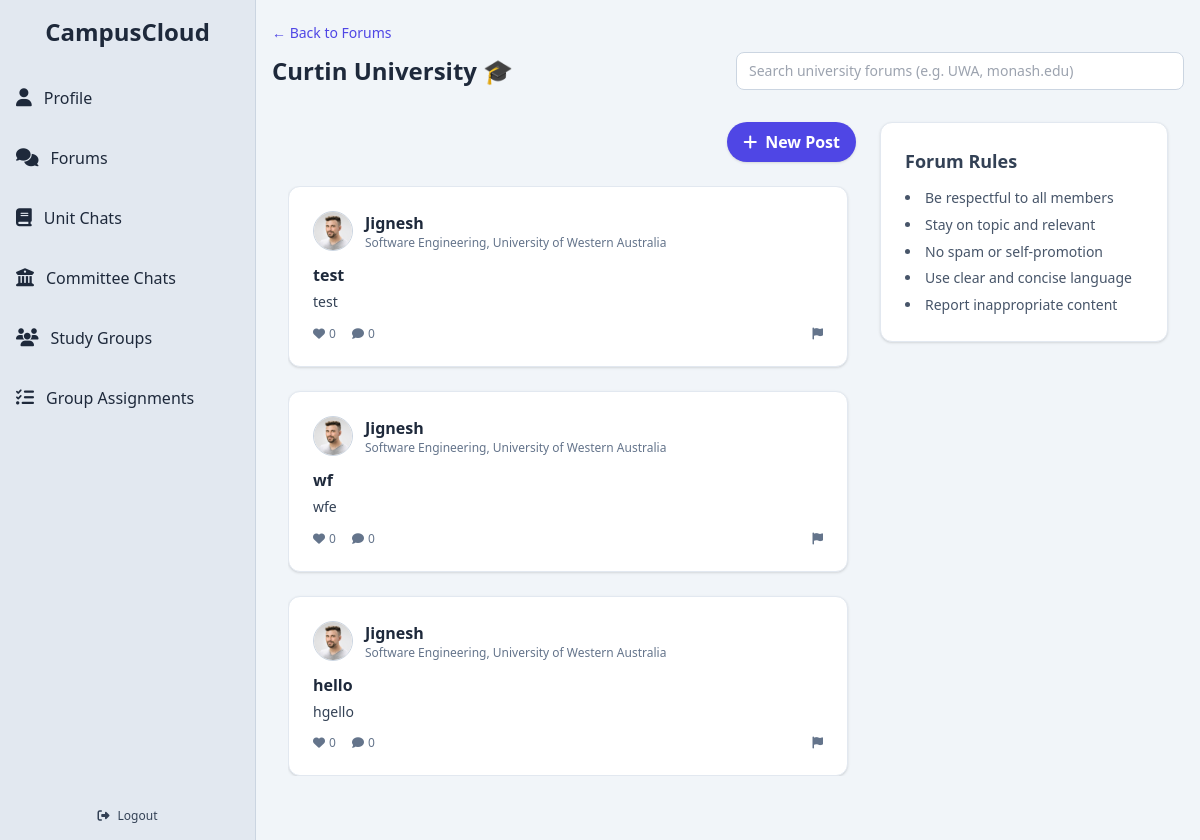
Page /forum/curtin university (signed in) on the committed database.
### app/models.py (models this page shows, shortened)
class Forum(db.Model):
    __tablename__ = 'forums'
    id = db.Column(db.Integer, primary_key=True)
    name = db.Column(db.String(100), nullable=False)
    normalized_name = db.Column(db.String(100), nullable=False, unique=True)
    university_domain = db.Column(db.String(120), nullable=False, unique=True)
    created_at = db.Column(db.DateTime, default=db.func.now())
    posts = db.relationship('Post', backref='forum', cascade='all, delete-orphan', passive_deletes=True, lazy='dynamic')

class Post(db.Model):
    __tablename__ = 'posts'
    id = db.Column(db.Integer, primary_key=True)
    title = db.Column(db.String(200))
    content = db.Column(db.Text, nullable=False)
    image_url = db.Column(db.String(255))
    created_at = db.Column(db.DateTime, default=db.func.now())
    user_id = db.Column(db.Integer, db.ForeignKey('users.id', ondelete='CASCADE', name='fk_posts_user_id'), nullable=False)
    committee_id = db.Column(db.Integer, db.ForeignKey('committees.id', ondelete='SET NULL', name='fk_posts_committee_id'), nullable=True)
    forum_id = db.Column(db.Integer, db.ForeignKey('forums.id', ondelete='SET NULL', name='fk_posts_forum_id'), nullable=True)
    committee = db.relationship('Committee', backref='posts', lazy='joined')
    comments = db.relationship('Comment', backref='post', cascade='all, delete-orphan', passive_deletes=True, lazy='dynamic')

class User(db.Model, UserMixin):
    __tablename__ = 'users'
    id = db.Column(db.Integer, primary_key=True)
    display_name = db.Column(db.String(100))
    student_number = db.Column(db.String(50), nullable=False)
    email = db.Column(db.String(120), unique=True, nullable=False)
    password_hash = db.Column(db.String(128), nullable=False)
    bio = db.Column(db.Text)
    job_title = db.Column(db.String(100))
    phone = db.Column(db.String(20))
    university = db.Column(db.String(100))
    faculty = db.Column(db.String(100))
    major = db.Column(db.String(100))
    quote = db.Column(db.Text)
    skills = db.Column(db.Text)
    profile_picture = db.Column(db.String(255))
    cover_picture = db.Column(db.String(255))
    created_at = db.Column(db.DateTime, default=db.func.now())
    committees = db.relationship('Committee', secondary=user_committees, backref='members', lazy='dynamic')
    posts = db.relationship('Post', backref='author', cascade='all, delete-orphan', passive_deletes=True, lazy='dynamic')
    comments = db.relationship('Comment', backref='author', cascade='all, delete-orphan', passive_deletes=True, lazy='dynamic')
    liked_posts = db.relationship('Post', secondary=post_likes, backref=db.backref('likers', lazy='dynamic'))
    followers = db.relationship(
        'User', secondary=user_followers,
        primaryjoin=(user_followers.c.followed_id == id),
        secondaryjoin=(user_followers.c.follower_id == id),
        backref=db.backref('following', lazy='dynamic'),
        lazy='dynamic'
    )
    @property
    def skills_list(self):
        return [skill.strip() for skill in self.skills.split(',')] if self.skills else []

### app/routes.py (the view, shortened to what this page needs)
@bp.route('/forum/<slug>')
@login_required
def forum(slug):
    slug_lower = slug.lower().strip()
    forum = Forum.query.filter(
        Forum.university_domain.ilike(f"%{slug_lower}%")
    ).first()
    if forum:
        posts = (Post.query
                 .options(joinedload(Post.author))
                 .filter(Post.forum_id == forum.id)
                 .order_by(Post.created_at.desc())
                 .all())
        return render_template(
            "university_forum.html",
            university=forum.name,
            posts=posts,
            forum_slug=slug_lower          # e.g. "cross-uni"
        )

### app/__init__.py (called while the page is built)
def create_app(test_config=None):
    app = Flask(__name__)
    app.config['SECRET_KEY'] = 'w$$a9#^b2av#m2#jQ$s*G831!!6kgY@'
    BASE_DIR = os.path.abspath(os.path.dirname(__file__))
    DB_PATH = os.path.join(BASE_DIR, '../instance/app.db')
    app.config['SQLALCHEMY_DATABASE_URI'] = f'sqlite:///{DB_PATH}'
    if test_config:
        app.config.update(test_config)
    print("🚀 Using DB:", app.config['SQLALCHEMY_DATABASE_URI'])
    db.init_app(app)
    migrate.init_app(app, db)
    login_manager.init_app(app)
    login_manager.login_view = 'routes.index'
    from app.models import User
    @login_manager.user_loader
    def load_user(user_id):
        return User.query.get(int(user_id))
    @app.context_processor
    def inject_csrf_token():
        return dict(csrf_token=generate_csrf)
    from app.routes import bp as routes_bp
    app.register_blueprint(routes_bp)
    return app

### app/templates/university_forum.html (shortened to what this page needs)
{% extends "base.html" %}
{% block content %}
<div id="pageContainer" class="mt-6">
  <div class="mt-6">
    {% if university != "GENERAL" %}
    <div class="ml-4 -mt-7 mb-2">
      <a href="/forums" class="text-indigo-600 text-sm hover:underline transition">
        ← Back to Forums
      </a>
    </div>
    {% endif %}
    <div class="flex flex-col md:flex-row md:items-center md:justify-between w-full px-4">
      <div class="flex items-center gap-2">
        <h1 class="text-2xl font-bold">
          {% if university == "GENERAL" %}
            Cross-University Forum 🚀
          {% else %}
            {{ university|title }}  🎓
          {% endif %}
        </h1>
      </div>
      <form id="forumSearchForm" class="mt-4 md:mt-0 relative w-full max-w-md">
        <input type="text" id="forumSearchInput"
          placeholder="Search university forums (e.g. UWA, monash.edu)"
          class="border border-slate-300 rounded-lg px-3 py-2 text-sm w-full focus:ring focus:ring-indigo-200 focus:border-indigo-400 outline-none transition" />
      </form>
    </div>
  </div>
  <div class="p-4 bg-slate-100">
    <div class="flex flex-col md:flex-row gap-6 p-4">
      <div class="flex-1 flex flex-col space-y-6">
        <div class="flex justify-end">
          <button id="openModal" class="flex items-center bg-indigo-600 text-white px-4 py-2 rounded-full hover:bg-indigo-700 transition font-semibold shadow">
            <i class="fas fa-plus mr-2"></i> New Post
          </button>
        </div>
        <div class="relative h-[calc(100vh-250px)] overflow-y-auto pr-2">
          <div id="postsContainer" class="space-y-6 overflow-visible">
            {% for post in posts %}
            <div id="post-{{ post.id }}" class="post-card rounded-xl shadow border border-slate-200 p-6 transition hover:shadow-lg bg-white cursor-pointer"
                 onclick="expandAndRedirect({{ post.id }})">
              <div class="flex items-center mb-3">
                <a href="{{ url_for('routes.profile', user_id=post.author.id) }}" class="flex items-center space-x-0" onclick="event.stopPropagation();">
                  <img src="{{ post.author.profile_picture or 'https://cdn-icons-png.flaticon.com/512/149/149071.png' }}"
                       alt="Avatar"
                       class="w-10 h-10 rounded-full object-cover border border-slate-300 mr-3" />
                  <div>
                    <h3 class="font-semibold text-slate-800 hover:underline hover:text-indigo-600">{{ post.author.display_name or 'Anonymous' }}</h3>
                    <p class="text-xs text-slate-500">{{ post.author.major }}, {{ post.author.university }}</p>
                  </div>
                </a>
              </div>
              {% if post.title %}
              <h4 class="text-base font-semibold text-slate-800 mb-1">{{ post.title }}</h4>
              {% endif %}
              <p class="text-slate-700 text-sm leading-relaxed mb-3">{{ post.content }}</p>
              <div class="flex justify-between text-xs text-slate-500 mt-2">
                <div class="flex space-x-4">
                  <button id="like-btn-{{ post.id }}" class="flex items-center space-x-1 transition"
                          onclick="likePost(event, {{ post.id }})">
                    <i id="heart-icon-{{ post.id }}" class="fas fa-heart {% if current_user.is_authenticated and current_user in post.likers.all() %}liked{% endif %}"></i>
                    <span id="like-count-{{ post.id }}">{{ post.likers.all()|length }}</span>
                  </button>
                  <button class="flex items-center space-x-1 hover:text-indigo-600 transition">
                    <i class="fas fa-comment"></i><span>{{ post.comments.count() }}</span>
                  </button>
                </div>
                <div class="flex space-x-2">
                  <button onclick="openReportModal(event, {{ post.id }});" class="hover:text-red-500 transition"><i class="fas fa-flag"></i></button>
                </div>
              </div>
            </div>
            {% else %}
            <p class="text-slate-500 text-center mt-10">This forum is currently empty.</p>
            {% endfor %}
          </div>
        </div>
      </div>
      <aside class="w-full md:w-72 sticky top-4 self-start rounded-xl shadow border border-slate-200 p-6 bg-white">
        <h2 class="text-lg font-semibold text-slate-700 mb-3">Forum Rules</h2>
        <ul class="list-disc list-inside text-sm text-slate-600 leading-relaxed space-y-1">
          <li>Be respectful to all members</li>
          <li>Stay on topic and relevant</li>
          <li>No spam or self-promotion</li>
          <li>Use clear and concise language</li>
          <li>Report inappropriate content</li>
        </ul>
      </aside>
    </div>
  </div>
  {% endblock %}

### app/templates/university_forum.html (style rules this page uses)
.post-card { transition: transform 0.5s ease, box-shadow 0.2s ease, opacity 0.3s ease; position: relative; z-index: 1; }
#pageContainer { transform: translateX(100%); opacity: 0; }
#pageContainer.slide-in { animation: slideInFromRight 0.6s ease forwards; }

### rows in the picture
Forum: name "Curtin University"
Post: author (picture), author "Jignesh", author.major "Software Engineering", author.university "University of Western Australia", title "test", content "test", likers.all|length "0", comments.count "0"
Post: author (picture), author "Jignesh", author.major "Software Engineering", author.university "University of Western Australia", title "wf", content "wfe", likers.all|length "0", comments.count "0"
Post: author (picture), author "Jignesh", author.major "Software Engineering", author.university "University of Western Australia", title "hello", content "hgello", likers.all|length "0", comments.count "0"
